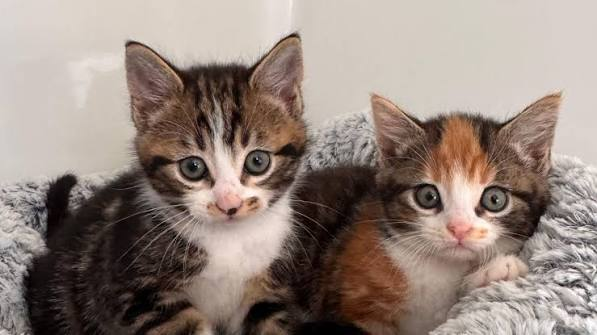
#> input picture client/bla.jpeg, 597 x 335 px
$ python client.py
#> lines starting #> are read from the running program, lines starting #| are printed output that depends on the picture
import requests
import cv2
import base64
import json
import time

im = cv2.imread("bla.jpeg")
#> im is the input picture: shape (335, 597, 3); mean B, G, R 124.2, 132.6, 148
im = cv2.resize(im, dsize=(256, 256), interpolation=cv2.INTER_CUBIC)
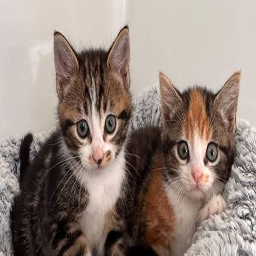
#> im: shape (256, 256, 3); mean B, G, R 124.2, 132.6, 148
encoded = base64.b64encode(cv2.imencode(".jpeg", im)[1].tobytes()).decode("utf-8")
headers = {"Content-Type": "application/json"}
t = time.perf_counter()
#> (the run stopped early here; a loop or call above may not have finished)
